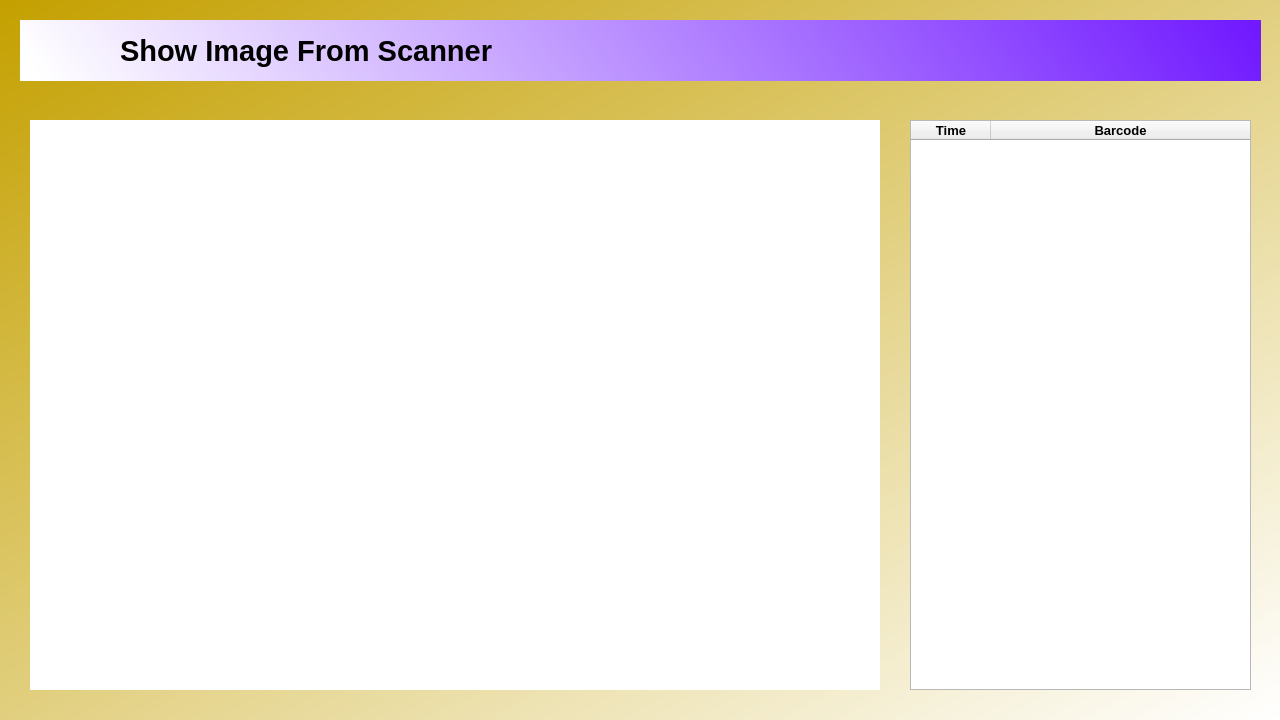
<?xml version="1.0" encoding="UTF-8"?>
<ui version="4.0">
 <class>Dialog</class>
 <widget class="QDialog" name="Dialog">
  <property name="windowModality">
   <enum>Qt::NonModal</enum>
  </property>
  <property name="geometry">
   <rect>
    <x>0</x>
    <y>0</y>
    <width>1280</width>
    <height>720</height>
   </rect>
  </property>
  <property name="sizePolicy">
   <sizepolicy hsizetype="Fixed" vsizetype="Fixed">
    <horstretch>0</horstretch>
    <verstretch>0</verstretch>
   </sizepolicy>
  </property>
  <property name="font">
   <font>
    <family>Modern No. 20</family>
    <pointsize>16</pointsize>
   </font>
  </property>
  <property name="windowTitle">
   <string>Dialog</string>
  </property>
  <property name="windowIcon">
   <iconset>
    <normaloff>../../../../Downloads/pngtree-scanner-camera-product-technology-vector-png-image_10470607.png</normaloff>../../../../Downloads/pngtree-scanner-camera-product-technology-vector-png-image_10470607.png</iconset>
  </property>
  <property name="styleSheet">
   <string notr="true">#Dialog {
	background-color: qlineargradient(spread:pad, x1:0, y1:0, x2:1, y2:1, stop:0 rgba(196, 160, 0, 255), stop:1 rgba(255, 255, 255, 255));
}
</string>
  </property>
  <property name="sizeGripEnabled">
   <bool>false</bool>
  </property>
  <widget class="QLabel" name="label">
   <property name="geometry">
    <rect>
     <x>30</x>
     <y>120</y>
     <width>850</width>
     <height>570</height>
    </rect>
   </property>
   <property name="styleSheet">
    <string notr="true">background-color: qlineargradient(spread:pad, x1:1, y1:1, x2:1, y2:1, stop:0 rgba(255, 255, 255, 255), stop:1 rgba(255, 255, 255, 255));</string>
   </property>
   <property name="text">
    <string>&lt;html&gt;&lt;head/&gt;&lt;body&gt;&lt;p align=&quot;center&quot;&gt;&lt;br/&gt;&lt;/p&gt;&lt;p align=&quot;center&quot;&gt;&lt;br/&gt;&lt;/p&gt;&lt;/body&gt;&lt;/html&gt;</string>
   </property>
  </widget>
  <widget class="QTableWidget" name="tableWidget">
   <property name="geometry">
    <rect>
     <x>910</x>
     <y>120</y>
     <width>341</width>
     <height>570</height>
    </rect>
   </property>
   <property name="minimumSize">
    <size>
     <width>291</width>
     <height>0</height>
    </size>
   </property>
   <property name="autoFillBackground">
    <bool>true</bool>
   </property>
   <property name="autoScroll">
    <bool>false</bool>
   </property>
   <property name="editTriggers">
    <set>QAbstractItemView::NoEditTriggers</set>
   </property>
   <property name="selectionMode">
    <enum>QAbstractItemView::NoSelection</enum>
   </property>
   <property name="showGrid">
    <bool>true</bool>
   </property>
   <property name="gridStyle">
    <enum>Qt::SolidLine</enum>
   </property>
   <attribute name="horizontalHeaderCascadingSectionResizes">
    <bool>false</bool>
   </attribute>
   <attribute name="horizontalHeaderMinimumSectionSize">
    <number>37</number>
   </attribute>
   <attribute name="horizontalHeaderDefaultSectionSize">
    <number>80</number>
   </attribute>
   <attribute name="horizontalHeaderHighlightSections">
    <bool>true</bool>
   </attribute>
   <attribute name="horizontalHeaderShowSortIndicator" stdset="0">
    <bool>true</bool>
   </attribute>
   <attribute name="horizontalHeaderStretchLastSection">
    <bool>true</bool>
   </attribute>
   <attribute name="verticalHeaderVisible">
    <bool>true</bool>
   </attribute>
   <attribute name="verticalHeaderCascadingSectionResizes">
    <bool>true</bool>
   </attribute>
   <attribute name="verticalHeaderHighlightSections">
    <bool>false</bool>
   </attribute>
   <attribute name="verticalHeaderShowSortIndicator" stdset="0">
    <bool>false</bool>
   </attribute>
   <attribute name="verticalHeaderStretchLastSection">
    <bool>false</bool>
   </attribute>
   <column>
    <property name="text">
     <string>Time</string>
    </property>
    <property name="font">
     <font>
      <pointsize>10</pointsize>
      <weight>75</weight>
      <bold>true</bold>
     </font>
    </property>
    <property name="background">
     <color>
      <red>0</red>
      <green>170</green>
      <blue>127</blue>
     </color>
    </property>
   </column>
   <column>
    <property name="text">
     <string>Barcode</string>
    </property>
    <property name="font">
     <font>
      <family>Segoe UI</family>
      <pointsize>10</pointsize>
      <weight>75</weight>
      <bold>true</bold>
      <stylestrategy>PreferDefault</stylestrategy>
      <kerning>true</kerning>
     </font>
    </property>
    <property name="background">
     <color>
      <red>0</red>
      <green>170</green>
      <blue>127</blue>
     </color>
    </property>
   </column>
  </widget>
  <widget class="QLabel" name="label_2">
   <property name="geometry">
    <rect>
     <x>20</x>
     <y>20</y>
     <width>1241</width>
     <height>61</height>
    </rect>
   </property>
   <property name="font">
    <font>
     <pointsize>29</pointsize>
     <weight>75</weight>
     <bold>true</bold>
    </font>
   </property>
   <property name="autoFillBackground">
    <bool>false</bool>
   </property>
   <property name="styleSheet">
    <string notr="true">background-color: qlineargradient(spread:pad, x1:1, y1:0.449045, x2:0, y2:0.483, stop:0 rgba(113, 26, 255, 255), stop:1 rgba(255, 255, 255, 255));</string>
   </property>
   <property name="frameShape">
    <enum>QFrame::NoFrame</enum>
   </property>
   <property name="text">
    <string notr="true"/>
   </property>
   <property name="textFormat">
    <enum>Qt::PlainText</enum>
   </property>
   <property name="scaledContents">
    <bool>false</bool>
   </property>
   <property name="alignment">
    <set>Qt::AlignCenter</set>
   </property>
   <property name="margin">
    <number>0</number>
   </property>
  </widget>
  <widget class="QLabel" name="label_3">
   <property name="geometry">
    <rect>
     <x>40</x>
     <y>30</y>
     <width>67</width>
     <height>41</height>
    </rect>
   </property>
   <property name="text">
    <string/>
   </property>
   <property name="textFormat">
    <enum>Qt::AutoText</enum>
   </property>
   <property name="pixmap">
    <pixmap>ui_image/header.png</pixmap>
   </property>
   <property name="scaledContents">
    <bool>true</bool>
   </property>
  </widget>
  <widget class="QLabel" name="label_4">
   <property name="geometry">
    <rect>
     <x>120</x>
     <y>30</y>
     <width>781</width>
     <height>41</height>
    </rect>
   </property>
   <property name="font">
    <font>
     <pointsize>22</pointsize>
     <weight>75</weight>
     <bold>true</bold>
    </font>
   </property>
   <property name="autoFillBackground">
    <bool>false</bool>
   </property>
   <property name="text">
    <string>Show Image From Scanner</string>
   </property>
   <property name="scaledContents">
    <bool>true</bool>
   </property>
  </widget>
 </widget>
 <resources/>
 <connections/>
</ui>
